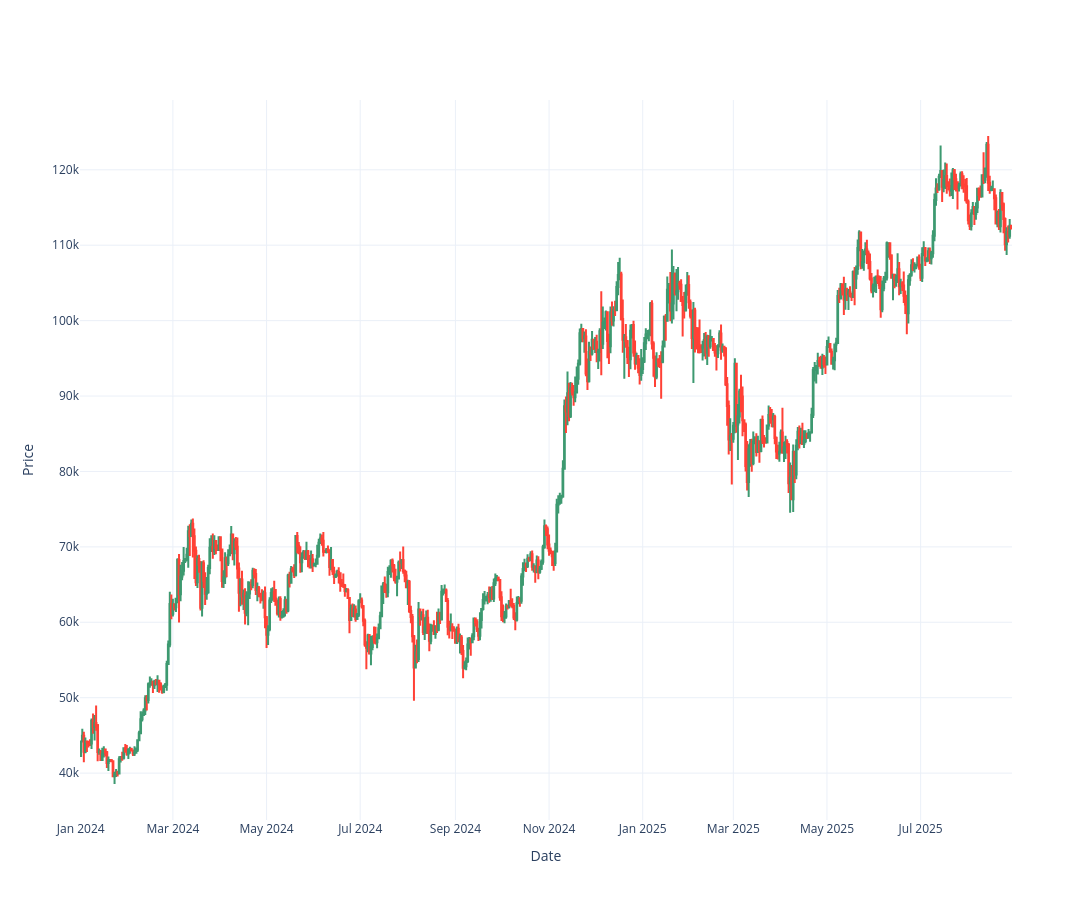
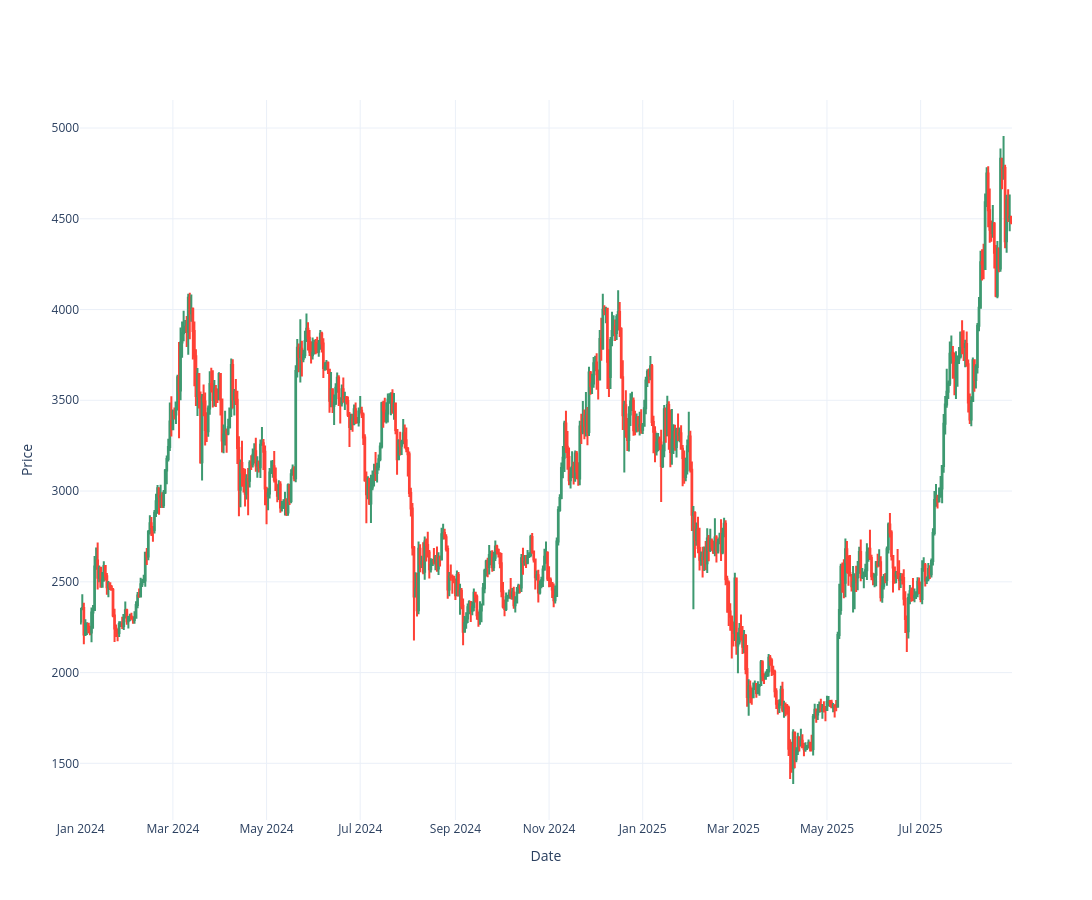
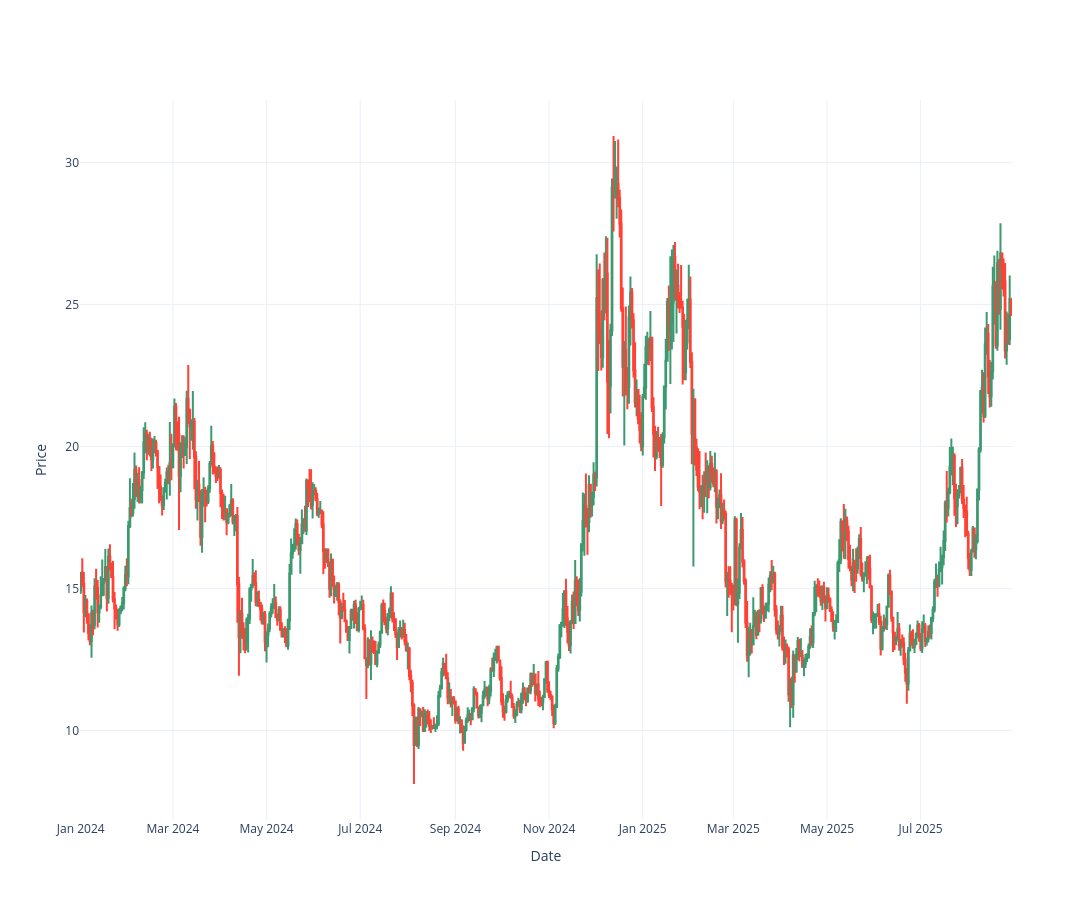
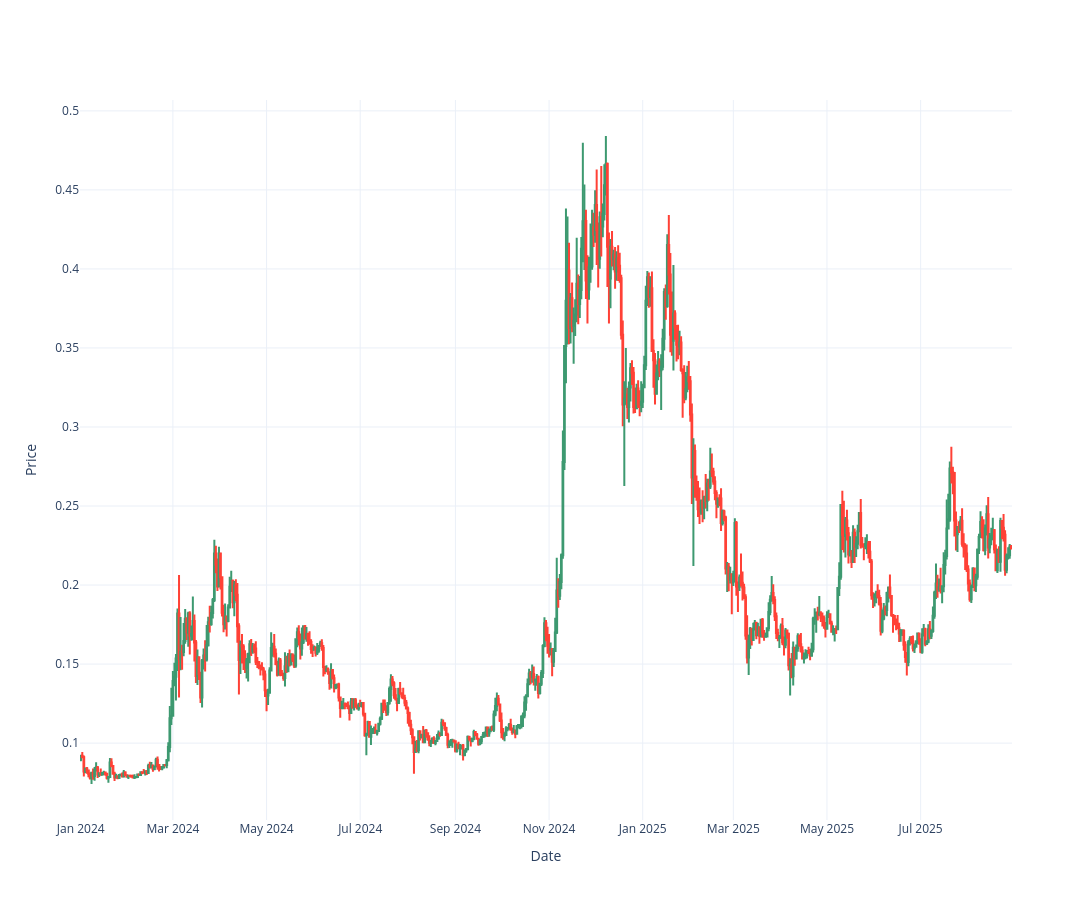

Here is the notebook cell these charts were saved with, in order:
### Markdown cell above
## Filter data

### Code cell
dfs = {}
if not os.path.exists(TICKERS_DIR):
    os.makedirs(TICKERS_DIR)
    print(f"Created directory: {TICKERS_DIR}")
tickers = TOP_50 if MR_MODE == "explore" else SELECTED_TICKERS
for ticker in tickers:
    filename = os.path.join(TICKERS_DIR, f"{ticker}.csv")
    try:
        # dfs[ticker] = filter_ticker(ticker, START_DATE, END_DATE)
        dfs[ticker] = fetch_data(ticker, START_DATE, END_DATE)
        store_series_plot(dfs[ticker], ticker, save=PLOT_SERIES)
    except Exception as e:
        print(f"Failed to fetch {ticker}: {e}")

### Figure 1 — Plotly figure (JSON) as saved in the notebook; plotly's stock layout.template omitted (floating-point values rounded to 4 significant figures; data arrays with more than 128 entries replaced by an {"elided": "..."} marker saying what was removed)
{"data": [{"close": {"elided": "607 float values"}, "high": {"elided": "607 float values"}, "low": {"elided": "607 float values"}, "open": {"elided": "607 float values"}, "type": "candlestick", "x": {"elided": "607 str values"}}], "layout": {"height": 900, "showlegend": false, "width": 1600, "xaxis": {"rangeslider": {"visible": false}, "title": {"text": "Date"}}, "yaxis": {"title": {"text": "Price"}}}}

### Figure 2 — Plotly figure (JSON) as saved in the notebook; plotly's stock layout.template omitted (floating-point values rounded to 4 significant figures; data arrays with more than 128 entries replaced by an {"elided": "..."} marker saying what was removed)
{"data": [{"close": {"elided": "607 float values"}, "high": {"elided": "607 float values"}, "low": {"elided": "607 float values"}, "open": {"elided": "607 float values"}, "type": "candlestick", "x": {"elided": "607 str values"}}], "layout": {"height": 900, "showlegend": false, "width": 1600, "xaxis": {"rangeslider": {"visible": false}, "title": {"text": "Date"}}, "yaxis": {"title": {"text": "Price"}}}}

### Figure 3 — Plotly figure (JSON) as saved in the notebook; plotly's stock layout.template omitted (floating-point values rounded to 4 significant figures; data arrays with more than 128 entries replaced by an {"elided": "..."} marker saying what was removed)
{"data": [{"close": {"elided": "607 float values"}, "high": {"elided": "607 float values"}, "low": {"elided": "607 float values"}, "open": {"elided": "607 float values"}, "type": "candlestick", "x": {"elided": "607 str values"}}], "layout": {"height": 900, "showlegend": false, "width": 1600, "xaxis": {"rangeslider": {"visible": false}, "title": {"text": "Date"}}, "yaxis": {"title": {"text": "Price"}}}}

### Figure 4 — Plotly figure (JSON) as saved in the notebook; plotly's stock layout.template omitted (floating-point values rounded to 4 significant figures; data arrays with more than 128 entries replaced by an {"elided": "..."} marker saying what was removed)
{"data": [{"close": {"elided": "607 float values"}, "high": {"elided": "607 float values"}, "low": {"elided": "607 float values"}, "open": {"elided": "607 float values"}, "type": "candlestick", "x": {"elided": "607 str values"}}], "layout": {"height": 900, "showlegend": false, "width": 1600, "xaxis": {"rangeslider": {"visible": false}, "title": {"text": "Date"}}, "yaxis": {"title": {"text": "Price"}}}}
